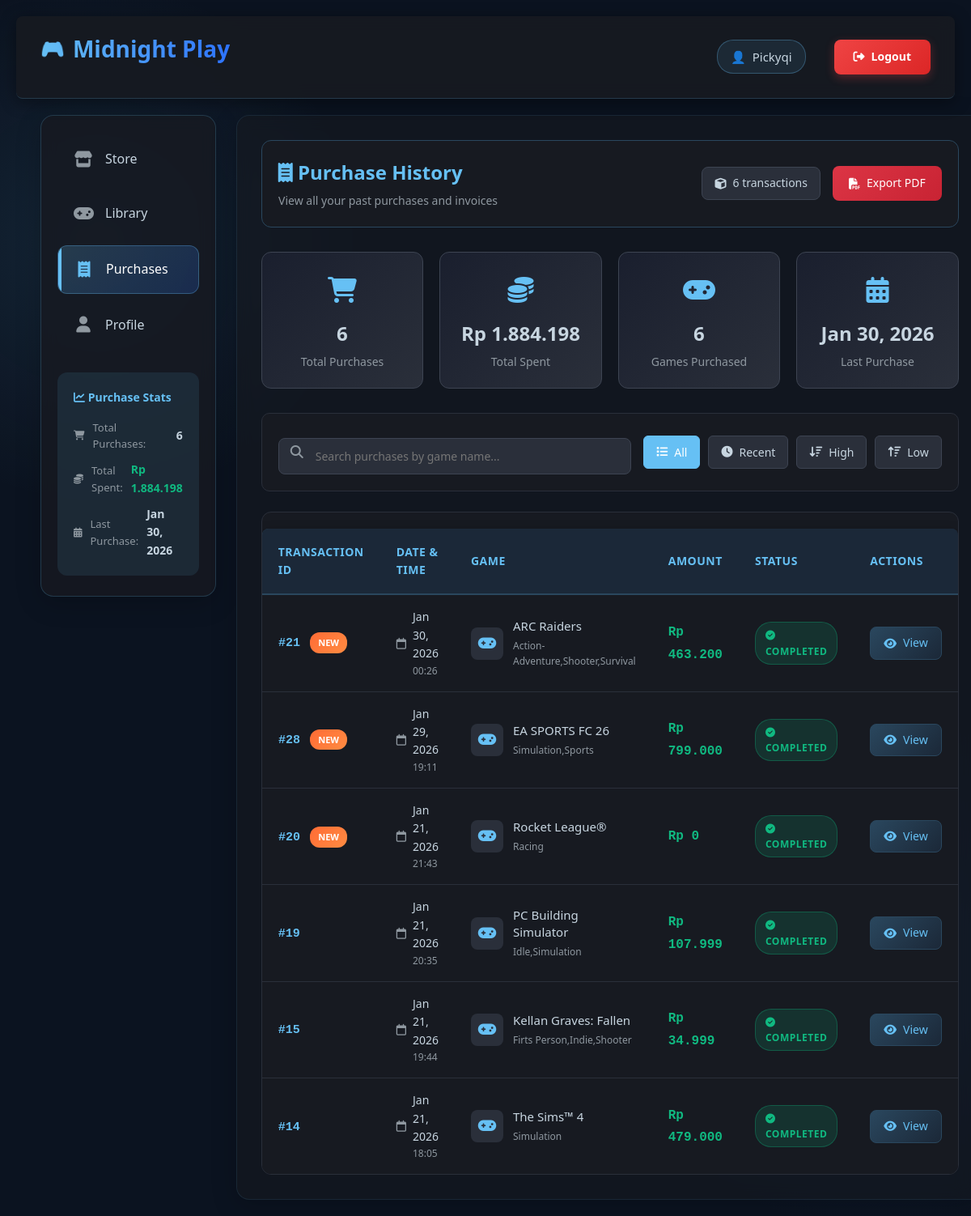
/invoices/invoice_user_list.php (signed in), run on the app's committed database.
### tables this page shows
CREATE TABLE `transaction_details` (
  `id_detail` int(11) NOT NULL,
  `id_transaction` int(11) NOT NULL,
  `id_game` int(11) NOT NULL,
  `price` int(11) NOT NULL,
  `transaction_date` timestamp NOT NULL DEFAULT current_timestamp()
);

CREATE TABLE `transactions` (
  `id_transaction` int(11) NOT NULL,
  `id_user` int(11) NOT NULL,
  `total_price` int(11) NOT NULL,
  `transaction_date` datetime DEFAULT current_timestamp(),
  `status` varchar(20) DEFAULT 'completed',
  `payment_method` varchar(50) DEFAULT 'midnight_wallet'
);

CREATE TABLE `games` (
  `id_game` int(11) NOT NULL,
  `title` varchar(100) NOT NULL,
  `genre` varchar(50) DEFAULT NULL,
  `image_url` varchar(500) DEFAULT NULL,
  `price` int(11) NOT NULL,
  `description` text DEFAULT NULL,
  `status` enum('active','inactive','draft') DEFAULT 'active',
  `created_at` timestamp NOT NULL DEFAULT current_timestamp(),
  `purchase_count` int(11) DEFAULT 0
);

### invoices/invoice_user_list.php (the view, shortened to what this page needs)
<?php
include "../config/database.php";
$id_user = $_SESSION['id_user'];
$transactions = mysqli_query($conn, "
    SELECT
        t.*,
        td.id_game,
        g.title as game_title,
        g.genre as game_genre,
        td.price as item_price
    FROM transactions t
    JOIN transaction_details td ON t.id_transaction = td.id_transaction
    JOIN games g ON td.id_game = g.id_game
    WHERE t.id_user = $id_user
    ORDER BY t.transaction_date DESC
");
?>
<!DOCTYPE html>
<html lang="en">
<head>
    <link rel="stylesheet" href="../assets/css/style.css">
    <link rel="stylesheet" href="../assets/css/user_style.css">
    <link rel="stylesheet" href="https://cdnjs.cloudflare.com/ajax/libs/font-awesome/6.5.0/css/all.min.css">
</head>
<body>
    <nav class="navbar">
        <h2>Midnight Play</h2>
        <div class="nav-right">
            <?php if (isset($_SESSION['login'])) { ?>
                <span class="nav-user">
                    <?= htmlspecialchars($_SESSION['username']); ?>
                </span>
                <a href="" class="btn-logout" onclick="showLogoutModal(event)">
                    <i class="fa-solid fa-right-from-bracket"></i> Logout
                </a>
            <?php } else { ?>
                <a href="/midnightplay_web/auth/auth_login.php" class="btn-login">
                    <i class="fa-solid fa-right-to-bracket"></i> Login
                </a>
            <?php } ?>
        </div>
    </nav>
    <div class="epic-layout">
        <aside class="epic-sidebar fade-in">
            <div class="sidebar-section">
                <a href="/midnightplay_web/index.php" class="sidebar-item">
                    <i class="fa-solid fa-store"></i>
                    <span>Store</span>
                </a>
                <a href="/midnightplay_web/library/library_user_games.php" class="sidebar-item">
                    <i class="fa-solid fa-gamepad"></i>
                    <span>Library</span>
                </a>
                <a href="invoice_user_list.php" class="sidebar-item active">
                    <i class="fa-solid fa-receipt"></i>
                    <span>Purchases</span>
                </a>
                <a href="/midnightplay_web/profile/user_profile.php" class="sidebar-item">
                    <i class="fa-solid fa-user"></i>
                    <span>Profile</span>
                </a>
            </div>
            <?php
            $stats_query = mysqli_query($conn, "
                SELECT
                    COUNT(*) as total_purchases,
                    SUM(total_price) as total_spent,
                    MAX(transaction_date) as last_purchase
                FROM transactions
                WHERE id_user = $id_user
            ");
            $stats = mysqli_fetch_assoc($stats_query);
            $total_purchases = $stats['total_purchases'] ?? 0;
            $total_spent = $stats['total_spent'] ? number_format($stats['total_spent'], 0, ',', '.') : '0';
            $last_purchase = $stats['last_purchase'] ? date('M d, Y', strtotime($stats['last_purchase'])) : 'Never';
            ?>
            <div style="margin-top: 30px; padding: 20px; background: rgba(102, 192, 244, 0.1); border-radius: 12px;">
                <h4 style="color: #66c0f4; margin-bottom: 15px; font-size: 14px;">
                    <i class="fas fa-chart-line"></i> Purchase Stats
                </h4>
                <div style="display: flex; align-items: center; gap: 10px; margin-bottom: 10px;">
                    <i class="fas fa-shopping-cart" style="color: #8f98a0; font-size: 12px;"></i>
                    <span style="color: #8f98a0; font-size: 13px; flex: 1;">Total Purchases:</span>
                    <strong style="color: #c7d5e0; font-size: 14px;"><?= $total_purchases; ?></strong>
                </div>
                <div style="display: flex; align-items: center; gap: 10px; margin-bottom: 10px;">
                    <i class="fas fa-coins" style="color: #8f98a0; font-size: 12px;"></i>
                    <span style="color: #8f98a0; font-size: 13px; flex: 1;">Total Spent:</span>
                    <strong style="color: #10b981; font-size: 14px;">Rp <?= $total_spent; ?></strong>
                </div>
                <div style="display: flex; align-items: center; gap: 10px;">
                    <i class="fas fa-calendar-alt" style="color: #8f98a0; font-size: 12px;"></i>
                    <span style="color: #8f98a0; font-size: 13px; flex: 1;">Last Purchase:</span>
                    <strong style="color: #c7d5e0; font-size: 14px;"><?= $last_purchase; ?></strong>
                </div>
            </div>
        </aside>
        <main class="epic-content fade-in">
            <div class="purchases-header">
                <div class="header-left">
                    <h1><i class="fa-solid fa-receipt"></i> Purchase History</h1>
                    <p>View all your past purchases and invoices</p>
                </div>
                <div class="header-right">
                    <?php if (mysqli_num_rows($transactions) > 0): ?>
                        <span class="transactions-count">
                            <i class="fas fa-cube"></i> <?= mysqli_num_rows($transactions); ?> transactions
                        </span>
                        <a href="invoice_user_pdf.php" class="btn-export" onclick="showExportLoading()">
                            <i class="fas fa-file-pdf"></i> Export PDF
                        </a>
                    <?php endif; ?>
                </div>
            </div>
            <?php if ($total_purchases > 0): ?>
                <div class="purchases-stats">
                    <div class="stat-card">
                        <div class="stat-icon">
                            <i class="fas fa-shopping-cart"></i>
                        </div>
                        <div class="stat-value"><?= $total_purchases; ?></div>
                        <div class="stat-label">Total Purchases</div>
                    </div>
                    <div class="stat-card">
                        <div class="stat-icon">
                            <i class="fas fa-coins"></i>
                        </div>
                        <div class="stat-value">Rp <?= $total_spent; ?></div>
                        <div class="stat-label">Total Spent</div>
                    </div>
                    <div class="stat-card">
                        <div class="stat-icon">
                            <i class="fas fa-gamepad"></i>
                        </div>
                        <?php
                        $games_query = mysqli_query($conn, "
                            SELECT COUNT(DISTINCT id_game) as total_games
                            FROM transaction_details td
                            JOIN transactions t ON td.id_transaction = t.id_transaction
                            WHERE t.id_user = $id_user
                        ");
                        $games = mysqli_fetch_assoc($games_query);
                        $total_games = $games['total_games'] ?? 0;
                        ?>
                        <div class="stat-value"><?= $total_games; ?></div>
                        <div class="stat-label">Games Purchased</div>
                    </div>
                    <div class="stat-card">
                        <div class="stat-icon">
                            <i class="fas fa-calendar-alt"></i>
                        </div>
                        <div class="stat-value"><?= $last_purchase; ?></div>
                        <div class="stat-label">Last Purchase</div>
                    </div>
                </div>
                <div class="search-section">
                    <div class="search-box">
                        <i class="fas fa-search"></i>
                        <input type="text" id="searchInput" placeholder="Search purchases by game name...">
                    </div>
                    <div class="filter-options">
                        <button class="filter-btn active" data-filter="all">
                            <i class="fas fa-list"></i> All
                        </button>
                        <button class="filter-btn" data-filter="recent">
                            <i class="fas fa-clock"></i> Recent
                        </button>
                        <button class="filter-btn" data-filter="high">
                            <i class="fas fa-sort-amount-down"></i> High
                        </button>
                        <button class="filter-btn" data-filter="low">
                            <i class="fas fa-sort-amount-up"></i> Low
                        </button>
                    </div>
                </div>
                <div class="purchases-table-container">
                    <table class="purchases-table">
                        <thead>
                            <tr>
                                <th>Transaction ID</th>
                                <th>Date & Time</th>
                                <th>Game</th>
                                <th>Amount</th>
                                <th>Status</th>
                                <th>Actions</th>
                            </tr>
                        </thead>
                        <tbody>
                            <?php
                            $counter = 0;
                            mysqli_data_seek($transactions, 0);
                            while ($t = mysqli_fetch_assoc($transactions)):
                                $counter++;
                                $formatted_date = date('M d, Y', strtotime($t['transaction_date']));
                                $formatted_time = date('H:i', strtotime($t['transaction_date']));
                                ?>
                                <tr>
                                    <td>
                                        <span class="transaction-id">#<?= $t['id_transaction']; ?></span>
                                        <?php if ($counter <= 3): ?>
                                            <span class="recent-badge">NEW</span>
                                        <?php endif; ?>
                                    </td>
                                    <td>
                                        <div class="transaction-date">
                                            <i class="far fa-calendar"></i>
                                            <div>
                                                <div style="color: #c7d5e0;"><?= $formatted_date; ?></div>
                                                <div style="color: #8f98a0; font-size: 12px;"><?= $formatted_time; ?></div>
                                            </div>
                                        </div>
                                    </td>
                                    <td>
                                        <div class="transaction-game">
                                            <div class="game-icon">
                                                <i class="fas fa-gamepad"></i>
                                            </div>
                                            <div class="game-info">
                                                <div class="game-title">
                                                    <?= htmlspecialchars($t['game_title']); ?>
                                                </div>
                                                <div class="game-genre">
                                                    <?= htmlspecialchars($t['game_genre']); ?>
                                                </div>
                                            </div>
                                        </div>
                                    </td>
                                    <td>
                                        <span class="transaction-amount">
                                            Rp <?= number_format($t['total_price'], 0, ',', '.'); ?>
                                        </span>
                                    </td>
                                    <td>
                                        <span class="transaction-status status-completed">
                                            <i class="fas fa-check-circle"></i> COMPLETED
                                        </span>
                                    </td>
                                    <td>
                                        <a href="invoice_user_detail.php?id=<?= $t['id_transaction']; ?>" class="btn-invoice">
                                            <i class="fas fa-eye"></i> View
                                        </a>
                                    </td>
                                </tr>
                            <?php endwhile; ?>
                        </tbody>
                    </table>
                </div>
            <?php endif; ?>
        </main>
    </div>
</body>
</html>

### assets/css/style.css (style rules this page uses)
* { margin: 0; padding: 0; box-sizing: border-box; font-family: "Segoe UI", Arial, sans-serif; }
body { background: #0b1320; color: #c7d5e0; padding: 20px; }
a { color: #66c0f4; text-decoration: none; }
.navbar { background: #171a21; padding: 15px 30px; display: flex; justify-content: space-between; align-items: center; border-radius: 8px; margin-bottom: 20px; }
.navbar a { margin-left: 15px; }
.nav-right { display: flex; align-items: center; gap: 12px; }
.nav-user { color: #c7d5e0; font-size: 14px; }
.btn-logout { padding: 8px 14px; background: #e11d48; color: #fff; text-decoration: none; border-radius: 6px; font-size: 14px; }
table { width: 100%; border-collapse: collapse; background: #171a21; margin-top: 20px; border-radius: 8px; overflow: hidden; }
th, td { padding: 12px; border-bottom: 1px solid #2a2f3a; text-align: left; }
th { background: #1b2838; color: #66c0f4; }
input, textarea, select { width: 100%; padding: 10px; margin-top: 10px; background: #0b1320; border: 1px solid #2a2f3a; border-radius: 4px; color: #fff; }
.epic-layout { display: flex; margin-top: 20px; }
.epic-sidebar { width: 230px; background: #121212; padding: 20px 15px; border-radius: 10px; }
.sidebar-section { display: flex; flex-direction: column; gap: 8px; }
.sidebar-item { display: flex; align-items: center; gap: 12px; padding: 14px 16px; font-size: 16px; font-weight: 500; color: #e5e5e5; text-decoration: none; border-radius: 8px; transition: background 0.2s ease; }
.sidebar-item i { font-size: 18px; width: 22px; text-align: center; }
.sidebar-item.active { background: #1f80ff; color: #ffffff; }
h2 { color: #66c0f4; margin-bottom: 20px; }
table { width: 100%; border-collapse: collapse; background: #171a21; border-radius: 8px; overflow: hidden; box-shadow: 0 5px 15px rgba(0, 0, 0, 0.3); }
th, td { padding: 12px 15px; text-align: left; }
th { background: #1b2838; color: #66c0f4; font-weight: 600; }
tr { border-bottom: 1px solid #2a2f3a; }
tr:last-child { border-bottom: none; }
td { color: #d1d5db; }

### data on the page
transaction_details: id_transaction.id_transaction "21", shows "NEW", id_transaction.transaction_date "Jan 30, 2026", id_transaction.transaction_date "00:26", id_game.title "ARC Raiders", id_game.genre "Action-Adventure,Shooter,Survival", id_transaction.total_price "463.200"
transaction_details: id_transaction.id_transaction "28", shows "NEW", id_transaction.transaction_date "Jan 29, 2026", id_transaction.transaction_date "19:11", id_game.title "EA SPORTS FC 26", id_game.genre "Simulation,Sports", id_transaction.total_price "799.000"
transaction_details: id_transaction.id_transaction "20", shows "NEW", id_transaction.transaction_date "Jan 21, 2026", id_transaction.transaction_date "21:43", id_game.title "Rocket League®", id_game.genre "Racing", id_transaction.total_price "0"
transaction_details: id_transaction.id_transaction "19", id_transaction.transaction_date "Jan 21, 2026", id_transaction.transaction_date "20:35", id_game.title "PC Building Simulator", id_game.genre "Idle,Simulation", id_transaction.total_price "107.999"
transaction_details: id_transaction.id_transaction "15", id_transaction.transaction_date "Jan 21, 2026", id_transaction.transaction_date "19:44", id_game.title "Kellan Graves: Fallen", id_game.genre "Firts Person,Indie,Shooter", id_transaction.total_price "34.999"
transaction_details: id_transaction.id_transaction "14", id_transaction.transaction_date "Jan 21, 2026", id_transaction.transaction_date "18:05", id_game.title "The Sims™ 4", id_game.genre "Simulation", id_transaction.total_price "479.000"

### other printed values
$_SESSION['username'] "Pickyqi"
$total_purchases "6"
$total_spent "1.884.198"
$last_purchase "Jan 30, 2026"
mysqli_num_rows($transactions) "6"
$total_games "6"
